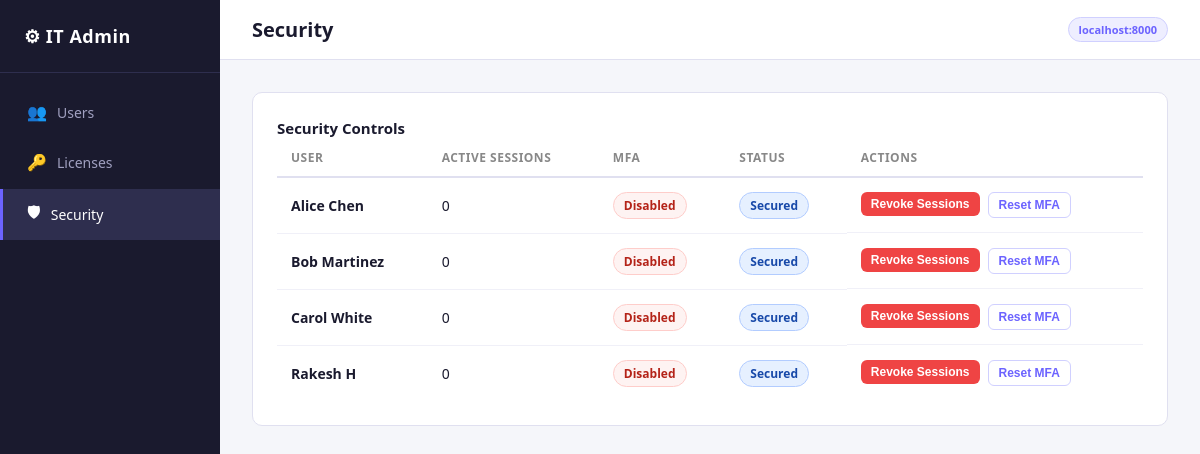
The page /security on the database as committed earlier.
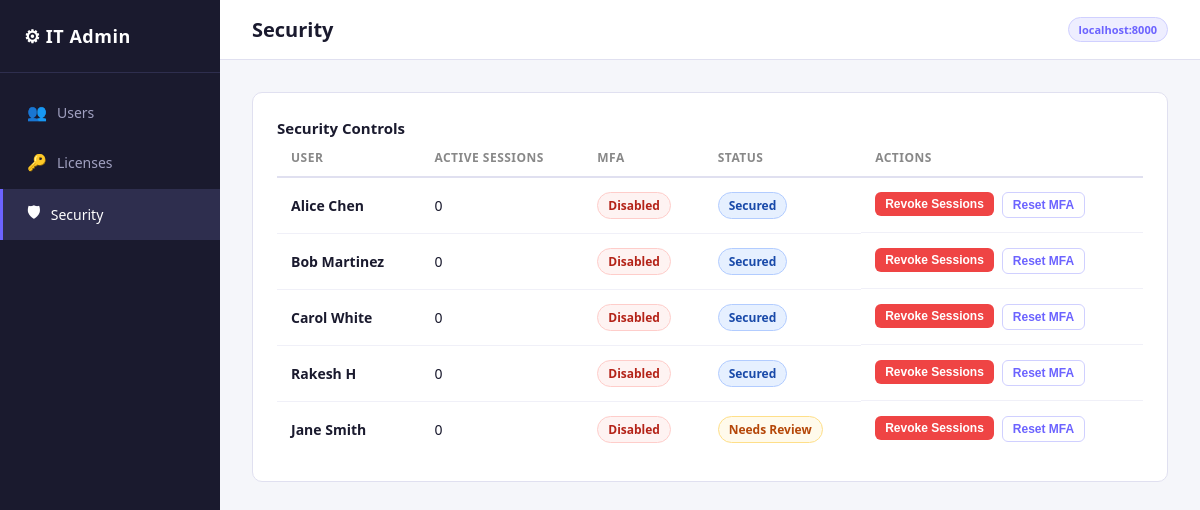
The same page on the database as committed later.
### app/models.py (models this page shows)
class SecurityRecord(SQLModel, table=True):
    id: Optional[int] = Field(default=None, primary_key=True)
    user_id: int
    name: str
    sessions: int = 1
    mfa_enabled: bool = True
    status: str = "needs_review"  # secured | needs_review

### app/main.py (the view)
@app.get("/security", response_class=HTMLResponse)
async def security(request: Request, session: Session = Depends(get_session), msg: str = None):
    records = session.exec(select(SecurityRecord)).all()
    return templates.TemplateResponse("security.html", {
        "request": request,
        "security_records": records,
        "success_message": msg
    })

### app/templates/security.html (shortened to what this page needs)
{% extends "base.html" %}
{% set active = "security" %}
{% block page_title %}Security{% endblock %}
{% block content %}
<div class="card">
  <span class="card-title">Security Controls</span>
  <table>
    <thead>
      <tr>
        <th>User</th>
        <th>Active Sessions</th>
        <th>MFA</th>
        <th>Status</th>
        <th>Actions</th>
      </tr>
    </thead>
    <tbody>
      {% for s in security_records %}
      <tr data-user-id="{{ s.user_id }}">
        <td><strong>{{ s.name }}</strong></td>
        <td>{{ s.sessions }}</td>
        <td>
          {% if s.mfa_enabled %}
            <span class="badge badge-secured">Enabled</span>
          {% else %}
            <span class="badge badge-inactive">Disabled</span>
          {% endif %}
        </td>
        <td>
          {% if s.status == "secured" %}
            <span class="badge badge-secured" id="status-{{ s.user_id }}">Secured</span>
          {% else %}
            <span class="badge badge-pending" id="status-{{ s.user_id }}">Needs Review</span>
          {% endif %}
        </td>
        <td style="display:flex; gap:8px;">
          <form method="POST" action="/security/revoke-sessions/{{ s.user_id }}" style="display:inline;">
            <button type="submit" class="btn btn-danger btn-sm">Revoke Sessions</button>
          </form>
          <form method="POST" action="/security/reset-mfa/{{ s.user_id }}" style="display:inline;">
            <button type="submit" class="btn btn-ghost btn-sm">Reset MFA</button>
          </form>
        </td>
      </tr>
      {% else %}
      <tr><td colspan="5" style="text-align:center; color:#aaa; padding:32px;">No records found.</td></tr>
      {% endfor %}
    </tbody>
  </table>
</div>
{% endblock %}

Rows that differ between the two databases and show on the page:
added SecurityRecord: name "Jane Smith", sessions "0", mfa_enabled "Disabled"
